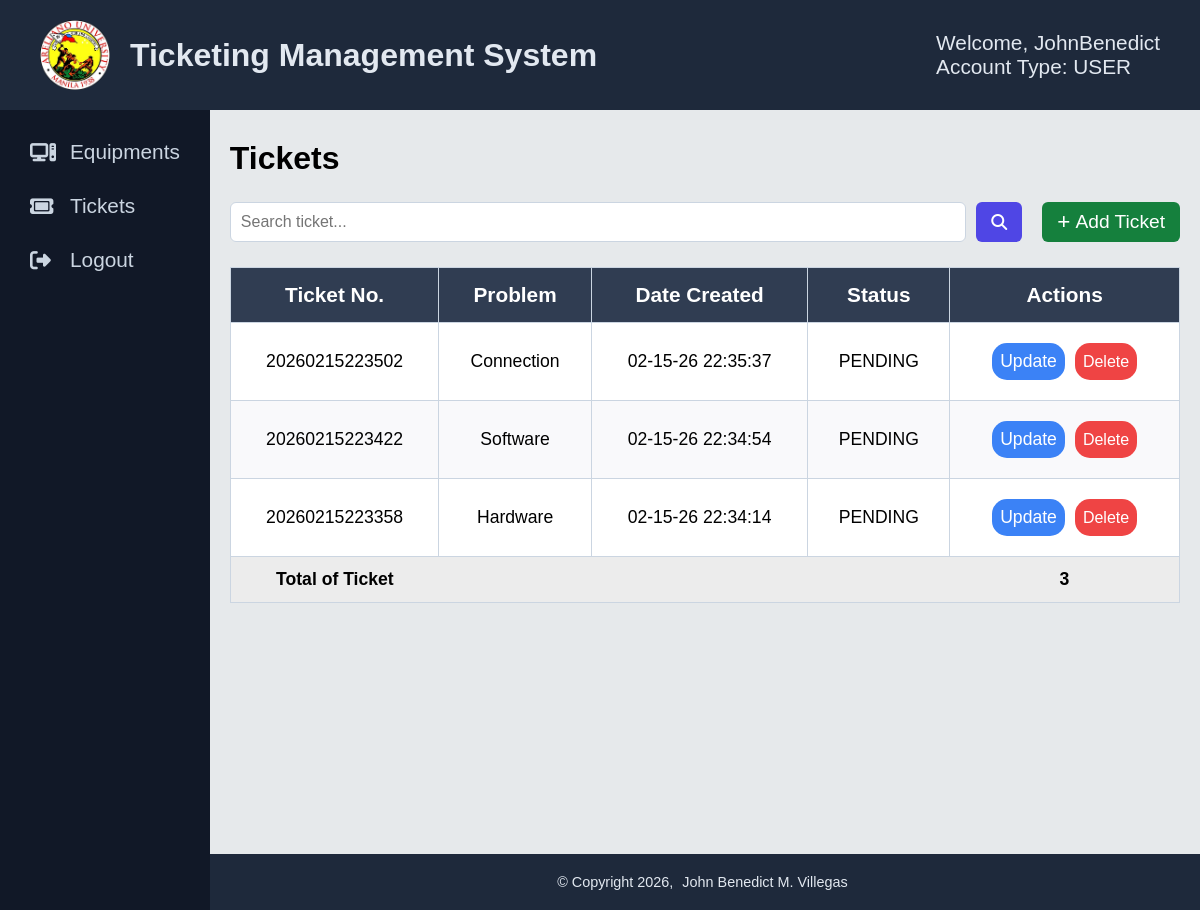
The page /ticket-management/ticket-management-user.php (signed in) on the database its author committed.
### tables this page shows
CREATE TABLE `tbltickets` (
  `ticket_number` varchar(100) NOT NULL,
  `problem` varchar(100) NOT NULL,
  `details` varchar(100) NOT NULL,
  `status` varchar(30) NOT NULL,
  `created_by` varchar(50) NOT NULL,
  `date_created` varchar(50) NOT NULL,
  `assigned_to` varchar(50) DEFAULT NULL,
  `date_assigned` varchar(50) DEFAULT NULL,
  `date_completed` varchar(50) DEFAULT NULL,
  `approved_by` varchar(50) DEFAULT NULL,
  `date_approved` varchar(50) DEFAULT NULL
);

### ticket-management/ticket-management-user.php (the view, shortened to what this page needs)
<?php
require_once("../config/config.php");
?>
<!DOCTYPE html>
<html lang="en">
<head>
    <link rel="stylesheet" href="https://cdnjs.cloudflare.com/ajax/libs/font-awesome/6.5.1/css/all.min.css">
    <link rel="stylesheet" href="../assets/css/notification.css">
    <link rel="stylesheet" href="../assets/css/ticket-style/mains.css">
</head>
<body>
    <?php include("../includes/nav-sidebar.php");?>
        <div class="container">
            <div class="wrapper">
                    <form action="<?php echo htmlspecialchars($_SERVER['PHP_SELF'])?>" method="post">
                        <h4>Tickets</h4>
                        <div class="head-con">
                            <div class="searchdiv">
                                <input type="text" name="txtsearch" placeholder="Search ticket...">
                                <button type="submit" name="btnsearch" class="search-btn">
                                    <i class="fa-solid fa-magnifying-glass"></i>
                                </button>
                            </div>
                            <div class="create-div">
                                <a href="./create-ticket.php" name="btncreate" class="create-btn">
                                    <span style="margin-right: 5px; font-size: 1.4rem;">+</span><span class="mobile-block">Add Ticket</span>
                                </a>
                            </div>
                        </div>
                    <div class="table-div">
                        <?php
                        function buildtable($result) {
                            if (mysqli_num_rows($result) > 0) {
                                echo "<table>";
                                echo "<tr>";
                                echo "<th>Ticket No.</th><th>Problem</th><th>Date Created</th><th>Status</th><th>Actions</th>";
                                echo "</tr>";
                                while ($row = mysqli_fetch_array($result)) {
                                    echo "<tr>";
                                    echo "<td>" . $row['ticket_number'] . "</td>";
                                    echo "<td>" . $row['problem'] . "</td>";
                                    echo "<td>" . $row['date_created'] . "</td>";
                                    echo "<td>" . $row['status'] . "</td>";
                                    echo "<td class = 'actions'>";
                                    echo "<a href = 'update-ticket.php?ticket_number=". $row['ticket_number']. "' class='update'>Update</a>";
                                    echo "<button type='button'
                                            onclick=\"deleteModal('".$row['ticket_number']."')\"
                                            class='delete'>
                                            Delete
                                        </button>";
                                    echo "</td>";
                                    echo "</tr>";
                                }
                                echo "<tr class='countTotal'>";
                                echo "<td>Total of Ticket</td>";
                                echo "<td colspan='3'></td>";
                                echo "<td>". mysqli_num_rows($result)."</td>";
                                echo "</tr>";
                                echo "</table>";
                            } else {
                                echo "No ticket found.";
                            }
                        }
                        if (isset($_POST['btnsearch'])) {
                            $sql = "SELECT * FROM tbltickets WHERE created_by = ? AND (ticket_number LIKE ? OR problem LIKE ? OR status LIKE ?) ORDER BY date_created DESC";
                            if ($stmt = mysqli_prepare($link, $sql)) {
                                $searchvalue = '%' . $_POST['txtsearch'] . '%';
                                mysqli_stmt_bind_param($stmt, "ssss", $_SESSION['username'], $searchvalue, $searchvalue, $searchvalue);
                                if (mysqli_stmt_execute($stmt)) {
                                    $result = mysqli_stmt_get_result($stmt);
                                    buildtable($result);
                                }
                            }
                        } else {
                            $sql = "SELECT * FROM tbltickets WHERE created_by = ?  ORDER BY date_created DESC";
                            if ($stmt = mysqli_prepare($link, $sql)) {
                                mysqli_stmt_bind_param($stmt, "s", $_SESSION['username']);
                                if (mysqli_stmt_execute($stmt)) {
                                    $result = mysqli_stmt_get_result($stmt);
                                    buildtable($result);
                                }
                            }
                        }
                        ?>
                    </div>
                </form>
            </div>
            <?php include("../includes/footer.php")?>
        </div>
    </main>
          <?php include("./delete-ticket.php");?>
</body>
</html>

### assets/css/ticket-style/mains.css (style rules this page uses)
* { font-family: Arial, Helvetica, sans-serif; padding: 0; margin: 0; box-sizing: border-box; }
body { background-color: #e6e9eb; }
.container { display: flex; flex-direction: column; width: 100%; min-height: 100vh; }
.wrapper { display: flex; flex: 1; padding: 30px 20px; }
form { display: flex; flex-direction: column; gap: 5px; width: 100%; max-width: 100%; }
form h4 { font-size: 2rem; }
.head-con { width: 100%; display: flex; padding: 20px 0px; gap: 20px; }
.searchdiv { display: flex; gap: 10px; flex: 1; }
.searchdiv input[type="text"] { flex: 1; padding: 10px; border-radius: 6px; border: 1px solid #CBD5E1; outline: none; font-size: 1rem; }
.search-btn i { font-size: 1rem; }
.search-btn { background-color: #4F46E5; border: none; border-radius: 6px; padding: 0 15px; color: white; cursor: pointer; display: flex; align-items: center; justify-content: center; font-size: 1rem; }
.create-btn { background-color: #15803d; border: none; text-decoration: none; border-radius: 6px; padding: 0 15px; height: 100%; color: white; cursor: pointer; display: flex; align-items: center; justify-content: center; font-size: 1.2rem; }
.table-div { overflow-x: auto; width: 100%; }
table { border: 1px solid #CBD5E1; border-collapse: collapse; background-color: white; width: 100%; -webkit-overflow-scrolling: touch; }
th { background-color: #303d52; color: white; padding: 15px 20px; font-size: 1.3rem; }
td { font-size: 1.1rem; padding: 15px 20px; }
th { background-color: #303d52; color: white; }
tr, th, td { border: 1px solid #CBD5E1; text-align: center; white-space: nowrap; }
tr:nth-child(odd) { background-color: #f9f9fb; }
.actions { display: flex; justify-content: center; }
.actions a, .actions button { text-decoration: none; color: white; }
.actions .update, .actions .delete { padding: 8px; margin: 5px; border-radius: 15px; cursor: pointer; }
.actions .update { background-color: #3B82F6; }
.actions .delete { background-color: #EF4444; font-size: 1rem; border: none; outline: none; }
td.actions { border: none; }
.countTotal td { border: none !important; background-color: #ececec; padding: 12px 14px; font-weight: 600; }
.countTotal td:last-child { font-weight: 700; text-align: center; }

### assets/css/ticket-style/delete.css (style rules this page uses)
form a { text-decoration: none; color: black; }

### includes/nav-sidebar.php (style rules this page uses)
html, body { height: 100%; margin: 0; }

### rows shown on the page
tbltickets: ticket_number "20260215223502", problem "Connection", date_created "02-15-26 22:35:37", status "PENDING"
tbltickets: ticket_number "20260215223422", problem "Software", date_created "02-15-26 22:34:54", status "PENDING"
tbltickets: ticket_number "20260215223358", problem "Hardware", date_created "02-15-26 22:34:14", status "PENDING"

### other values the page prints
$_SESSION['title'] "Ticketing Management System"
$_SESSION['username'] "JohnBenedict"
$_SESSION['usertype'] "USER"
mysqli_num_rows($result) "3"
